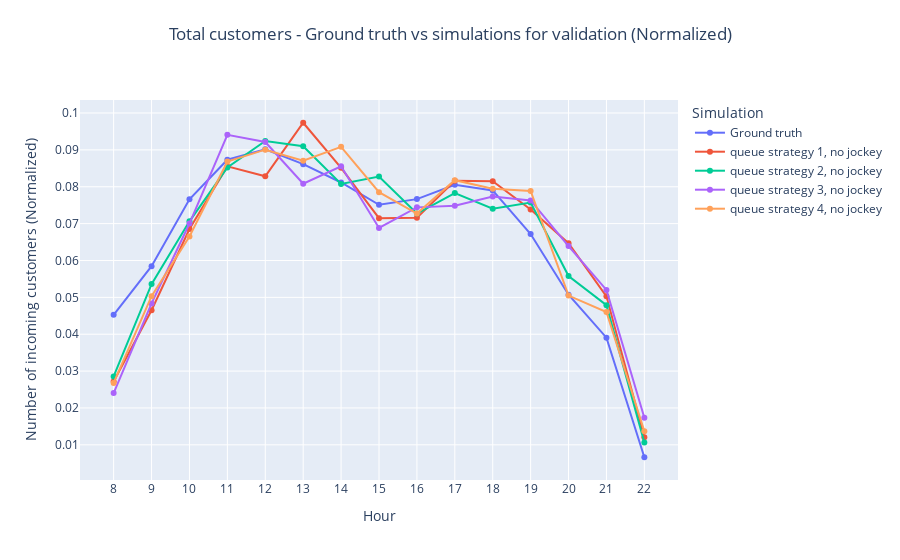

The cell this chart's notebook holds for it:
### Markdown cell above
## Validazione

### Code cell
# Validazione

normalize = True

fig =  go.Figure()
fig = add_ground_truth(fig, df_arrivals, normalize=normalize)
fig = add_simulation_to_plot(fig, df_simulations, 'validazione_1', "Total_customers", normalize=normalize)
fig = add_simulation_to_plot(fig, df_simulations, 'validazione_2', "Total_customers", normalize=normalize)
fig = add_simulation_to_plot(fig, df_simulations, 'validazione_3', "Total_customers", normalize=normalize)
fig = add_simulation_to_plot(fig, df_simulations, 'validazione_4', "Total_customers", normalize=normalize)
fig = decorate_figure(fig,
    title="Total customers - Ground truth vs simulations for validation",
    y_axis_title="Number of incoming customers", x_dtick=1,
    normalize=normalize)
fig.show()
fig.write_image("doc/report/images/results/total_customers_validation.png", scale=IMAGE_SCALE)

### Figure 1 — Plotly figure (JSON) as saved in the notebook; plotly's stock layout.template omitted (floating-point values rounded to 4 significant figures)
{"data": [{"mode": "lines+markers", "name": "Ground truth", "type": "scatter", "x": [8, 9, 10, 11, 12, 13, 14, 15, 16, 17, 18, 19, 20, 21, 22], "y": [0.04527, 0.05846, 0.07659, 0.08733, 0.09018, 0.08612, 0.08115, 0.07511, 0.07664, 0.08055, 0.079, 0.06716, 0.05072, 0.03907, 0.006633]}, {"mode": "lines+markers", "name": "queue strategy 1, no jockey", "type": "scatter", "x": [8, 9, 10, 11, 12, 13, 14, 15, 16, 17, 18, 19, 20, 21, 22], "y": [0.02716, 0.0465, 0.06853, 0.08552, 0.08284, 0.09736, 0.08512, 0.07147, 0.07156, 0.08161, 0.08148, 0.07382, 0.06471, 0.05028, 0.01204]}, {"mode": "lines+markers", "name": "queue strategy 2, no jockey", "type": "scatter", "x": [8, 9, 10, 11, 12, 13, 14, 15, 16, 17, 18, 19, 20, 21, 22], "y": [0.02855, 0.05359, 0.07062, 0.08522, 0.0924, 0.091, 0.08077, 0.08278, 0.07273, 0.0783, 0.07404, 0.07573, 0.05577, 0.04788, 0.01062]}, {"mode": "lines+markers", "name": "queue strategy 3, no jockey", "type": "scatter", "x": [8, 9, 10, 11, 12, 13, 14, 15, 16, 17, 18, 19, 20, 21, 22], "y": [0.02405, 0.04835, 0.07002, 0.09408, 0.09213, 0.08081, 0.08555, 0.06883, 0.07441, 0.07484, 0.07738, 0.07629, 0.06392, 0.05201, 0.01733]}, {"mode": "lines+markers", "name": "queue strategy 4, no jockey", "type": "scatter", "x": [8, 9, 10, 11, 12, 13, 14, 15, 16, 17, 18, 19, 20, 21, 22], "y": [0.02679, 0.05032, 0.06651, 0.08683, 0.09006, 0.08708, 0.09083, 0.07853, 0.07274, 0.08178, 0.07947, 0.07888, 0.05048, 0.04601, 0.0137]}], "layout": {"legend": {"title": {"text": "Simulation"}}, "title": {"text": "Total customers - Ground truth vs simulations for validation (Normalized)", "x": 0.5, "xanchor": "center", "y": 0.95, "yanchor": "top"}, "xaxis": {"dtick": 1, "tick0": 0, "tickmode": "linear", "title": {"text": "Hour"}}, "yaxis": {"dtick": 0.01, "tick0": 0, "tickmode": "linear", "title": {"text": "Number of incoming customers (Normalized)"}}}}
